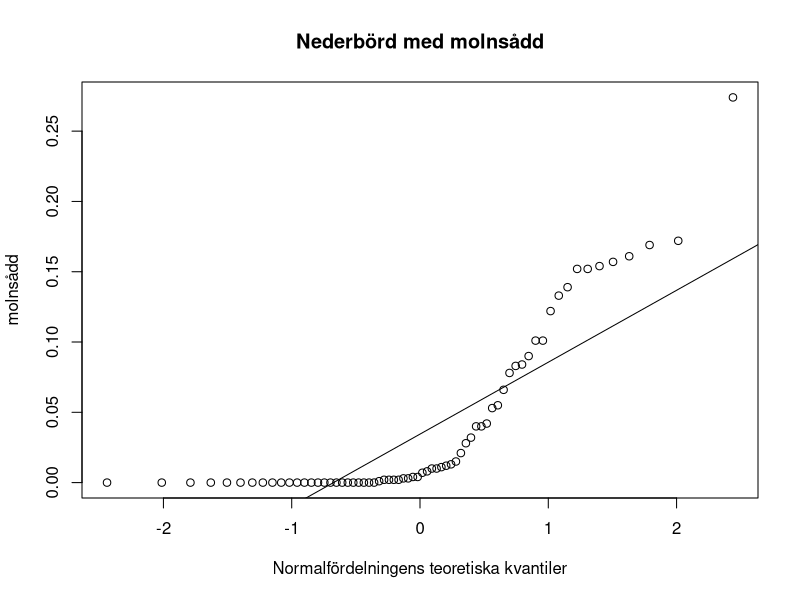
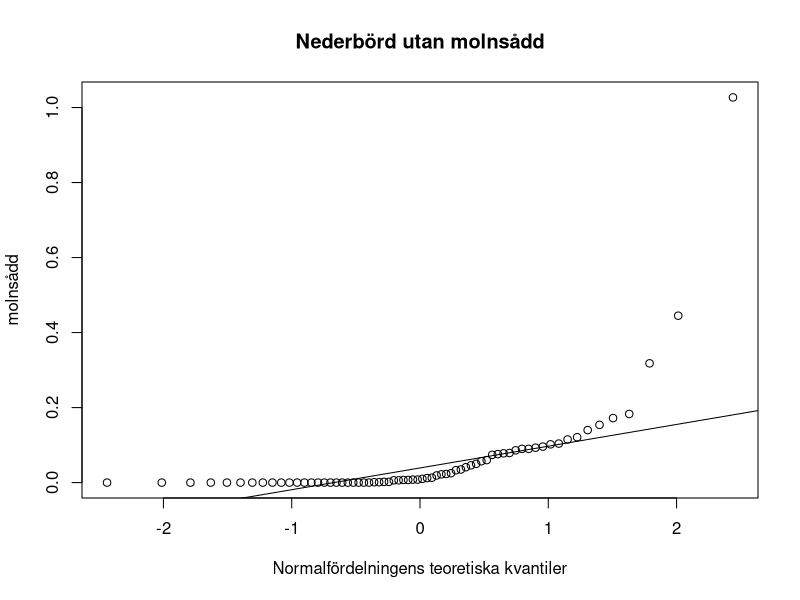
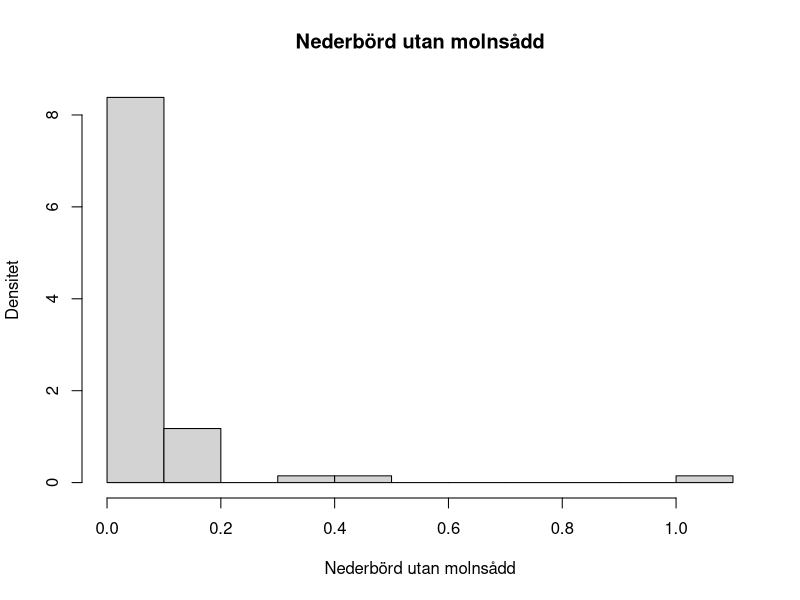
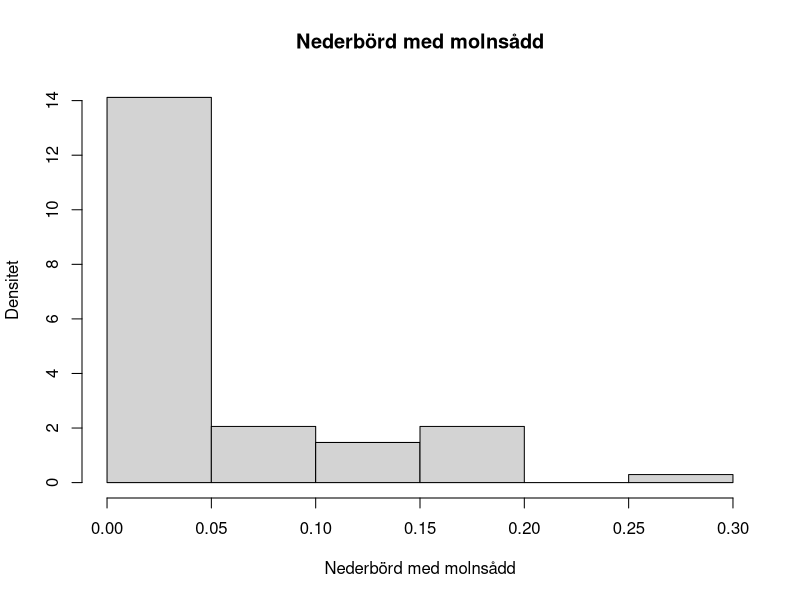
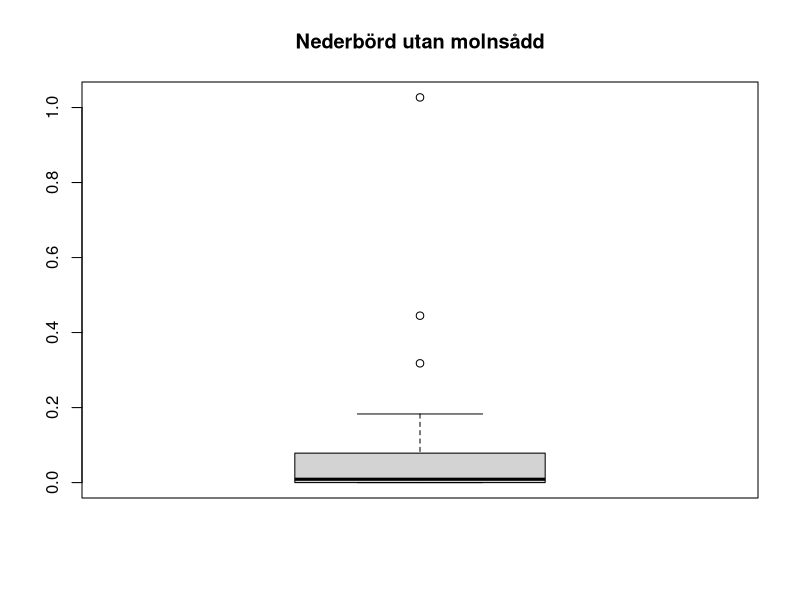
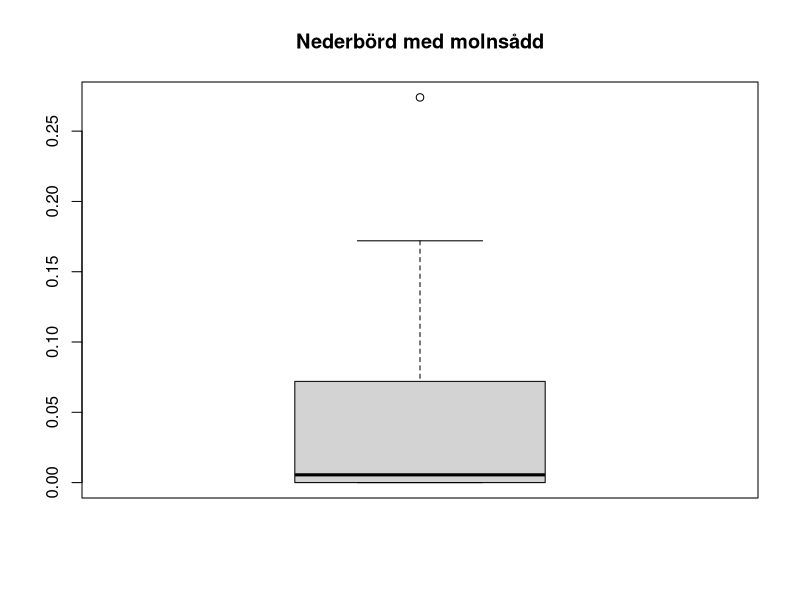
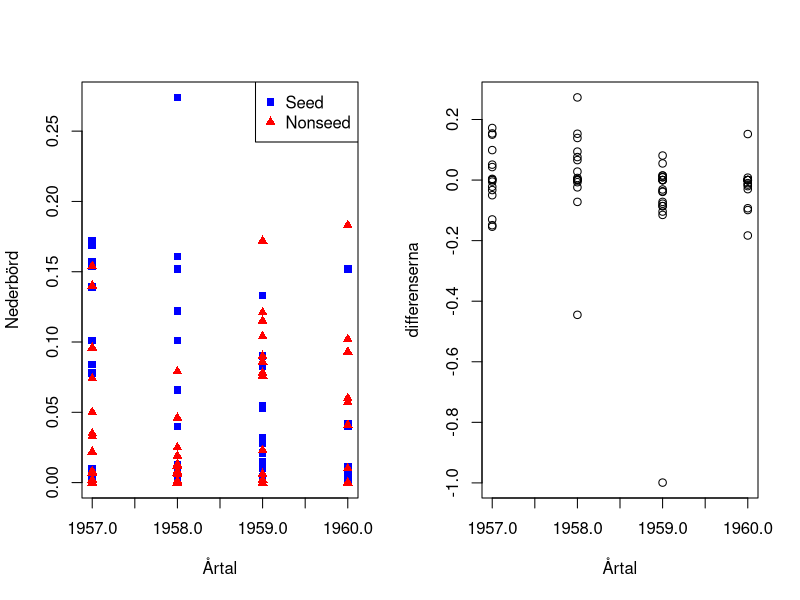
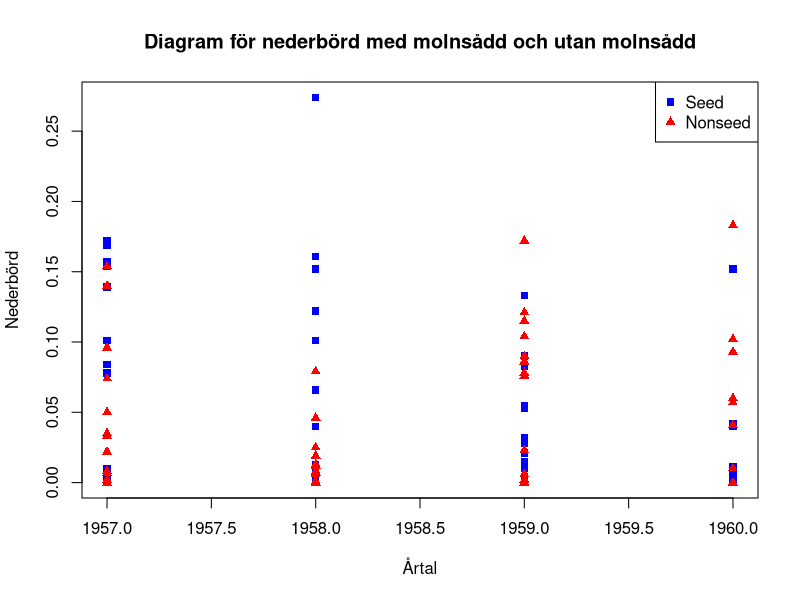

Generate these figures, in order, with R:
## ---- chunk 1
arizona <- read.csv("arizona.csv", header = FALSE)
year <- arizona$V1
seed <- arizona$V2
nonseed <- arizona$V3
qqnorm(seed,main = 'Nederbörd med molnsådd', ylab= 'Nederbörd med
molnsådd', xlab= 'Normalfördelningens teoretiska kvantiler')
qqline(seed)
## ---- chunk 2
qqnorm(nonseed,main = 'Nederbörd utan molnsådd', ylab= 'Nederbörd utan
molnsådd', xlab= 'Normalfördelningens teoretiska kvantiler')
qqline(nonseed)
## ---- chunk 3
hist(nonseed,prob = TRUE, main = 'Nederbörd utan molnsådd', ylab =
       'Densitet', xlab = 'Nederbörd utan molnsådd')
## ---- chunk 4
hist(seed,prob = TRUE, main = 'Nederbörd med molnsådd', ylab =
       'Densitet', xlab = 'Nederbörd med molnsådd')
## ---- chunk 5
boxplot(nonseed, prob = TRUE, main = 'Nederbörd utan molnsådd')
## ---- chunk 6
boxplot(seed, prob = TRUE, main = 'Nederbörd med molnsådd')
## ---- chunk 7
differ <- seed-nonseed
old_par <- par(mfrow = c(1,2))
plot(year,seed, xlab= '
Årtal', ylab = 'Nederbörd',
pch = 15,
col ="blue")
points(year,nonseed,
       pch = 17,  # Solid triangles
       col = "red")
legend("topright", 
       legend = c("Seed", "Nonseed"), 
       pch = c(15, 17),  # Shapes corresponding to seed and nonseed
       col = c("blue", "red"))  # Colors corresponding to seed and nonseed
plot(year,differ, ylab= 'differenserna', xlab = 'Årtal')
par(old_par)
## ---- chunk 8
plot(year, seed, 
     main = 'Diagram för nederbörd med molnsådd och utan molnsådd', 
     xlab = 'Årtal', 
     ylab = 'Nederbörd', 
     pch = 15,  # Solid squares for seed
     col = "blue")
points(year, nonseed, 
       pch = 17,  # Solid triangles for nonseed
       col = "red")

# Add a legend
legend("topright", 
       legend = c("Seed", "Nonseed"), 
       pch = c(15, 17),  # Shapes corresponding to seed and nonseed
       col = c("blue", "red"))  # Colors corresponding to seed and nonseed
## ---- chunk 9
plot(year,differ,main = 'Diagram för differenserna mellan nederbörd utan molnsådd och nederbörd med molnsådd', ylab= 'differenserna', xlab = 'Årtal')
## ---- chunk 10
wilcox.test(differ, alternative = "greater", paired = FALSE)## tror att jag har gjort fel med syntax, se syntax nedan
## ---- chunk 11
wilcox.test(seed, nonseed, alternative ="greater",paired = TRUE) #vi har samma mängd på 2 grupper, och kan se datan beroende, därför paired= TRUE
## ---- chunk 12
oregon <- read.csv("oregon.csv", header = FALSE) #Yinyi testa använda denna istället
trial <- oregon$V1
typ1 <- oregon$V2
typ2 <- oregon$V3
nonseed1 <- typ1[trial == 1]
seed1 <- typ1[trial == 2]
nonseed2 <- typ2[trial == 1]
seed2 <- typ2[trial == 2]
old_par <- par(mfrow = c(2,3))
qqnorm(seed1,main = 'Nederbörd med molnsådd i område 1', ylab= 'Nederbörd med
molnsådd', xlab= 'Normalfördelningens teoretiska kvantiler')
qqline(seed1)
qqnorm(nonseed1,main = 'Nederbörd utan molnsådd i område 1', ylab= 'Nederbörd utan
molnsådd', xlab= 'Normalfördelningens teoretiska kvantiler')
qqline(nonseed1)
qqnorm(seed2,main = 'Nederbörd med molnsådd i område 2', ylab= 'Nederbörd med
molnsådd', xlab= 'Normalfördelningens teoretiska kvantiler')
qqline(seed2)
qqnorm(nonseed2,main = 'Nederbörd utan molnsådd i område 2', ylab= 'Nederbörd utan
molnsådd', xlab= 'Normalfördelningens teoretiska kvantiler')
qqline(nonseed2)
par(old_par)
## ---- chunk 13
old_par <- par(mfrow = c(2,3))
hist(nonseed1,prob = TRUE, main = 'Nederbörd utan molnsådd i område 1', ylab =
       'Densitet', xlab = 'Nederbörd utan molnsådd')
hist(seed1,prob = TRUE, main = 'Nederbörd med molnsådd i område 1', ylab =
       'Densitet', xlab = 'Nederbörd med molnsådd')
hist(nonseed2,prob = TRUE, main = 'Nederbörd utan molnsådd i område 2', ylab =
       'Densitet', xlab = 'Nederbörd utan molnsådd')
hist(seed2,prob = TRUE, main = 'Nederbörd med molnsådd i område 2', ylab =
       'Densitet', xlab = 'Nederbörd med molnsådd')
par(old_par)
old_par <- par(mfrow = c(2,3))
boxplot(nonseed1, prob = TRUE, main = 'Nederbörd utan molnsådd i område 1')
boxplot(seed1, prob = TRUE, main = 'Nederbörd med molnsådd i område 1')
boxplot(nonseed2, prob = TRUE, main = 'Nederbörd utan molnsådd i område 2')
boxplot(seed2, prob = TRUE, main = 'Nederbörd med molnsådd i område 2')
par(old_par)

## ---- chunk 14
wilcox.test(seed1, nonseed1, alternative = "greater", paired = FALSE) # två grupper har olika mängd, därför är de oberoende (paired=FALSE)
wilcox.test(seed2, nonseed2, alternative = "greater", paired = FALSE)
